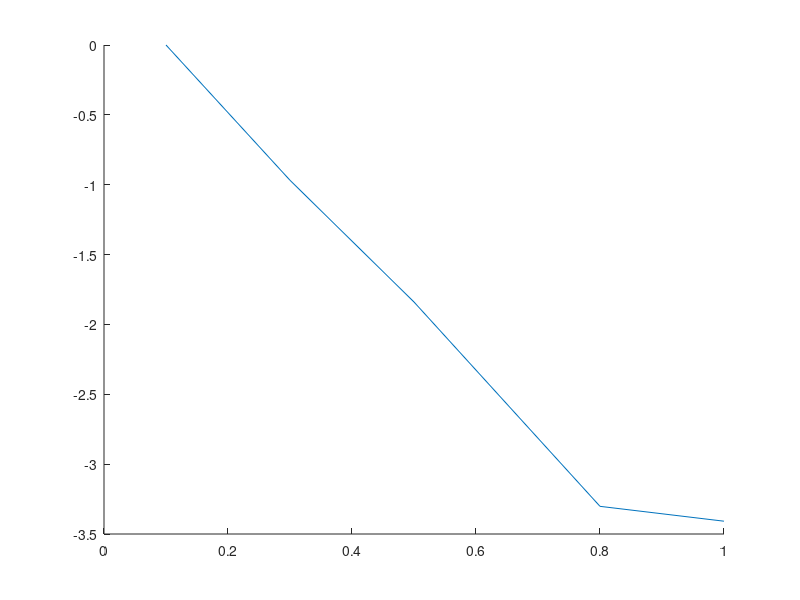

Here is the MATLAB script that generated this plot: (Note: this script raises an error after producing the figure.)
clc
clear
close all

% units
% rho_al, rho_pb = g/cm^3
% t_al, t_pb = s
% tau_0 = mu s
% x_al, x_pb = mm
% n_mess_al, n_korr_al, n1, n_mess_pb, n_korr_pb = 1/s
% d_betamax = mm
% n_gamma_max, n_ges, n_beta_max = 1/s
% mu_al, mu_pb = 1/cm
% mu_rho = cm^2/g
% d_half_pb = mm

% pre allocation
data = struct;

% pre definition
x_al = [0.1, 0.3, 0.5, 0.8, 1.0, 2.0, 3.0, 4.0, 8.0, 16.0]; % in mm
x_pb = [1.0, 2.0, 3.0, 4.0, 6.0, 8.0, 10.0, 15.0, 20.0, 30.0];  % in mm
t_al = ones(size(x_al));
t_pb = ones(size(x_pb));
t_al(:) = 60;    % in s
t_pb(:) = 120;  % in s
tau_0 = 230;    % in µs
y = log(1/50);
rho_al = 2.7;   % in g/cm^3
rho_pb = 11.34; % in g/cm^3

% insert their values here
N_al = [15520, 6120, 2596, 606, 545, 502, 490, 461, 423, 371];
N_pb = [1204, 977, 899, 877, 743, 580, 472, 312, 268, 142];

% 1a) n_mess & n_korr Aluminium
n_mess_al = zeros(size(N_al));
n_korr_al = zeros(size(N_al));
for N = 1:size(N_al, 2)
    n_mess_al(N) = N_al(N) / t_al(N);
    n_korr_al(N) = (N_al(N) / t_al(N)) / (1 - ((N_al(N) / t_al(N)) * tau_0 * 10^(-6)));
end

% ln(n_i/n_1) Aluminium
ln_nin1_al = zeros(size(N_al));
for N = 1:size(N_al, 2)
    ln_nin1_al(N) = log(n_korr_al(N) / n_korr_al(1));
end

n1 = n_korr_al(1);

% 1b) plot 
fig_al = figure(1);
hold on


% Regressionsgerade
x1 = x_al(1:5);
x2 = x_al(6:end);
y1 = ln_nin1_al(1:5);
y2 = ln_nin1_al(6:end);

p1 = polyfit(x1, y1, 1);
f1 = polyval(p1, x1);
p2 = polyfit(x2, y2, 1);
f2 = polyval(p2, x2);


al_1 = plot(x1, y1);
al_1.Marker = "o";
al_1.MarkerEdgeColor = "blue";
al_1.MarkerFaceColor = "blue";
al_1.LineStyle = "none";
al_1_reg = plot(x1, f1);
al_1_reg.Color = "blue";
al_2 = plot(x2, y2);
al_2.Marker = "o";
al_2.MarkerEdgeColor = "red";
al_2.MarkerFaceColor = "red";
al_2.LineStyle = "none";
al_2_reg = plot(x2, f2);
al_2_reg.Color = "red";

xlabel("x [mm]")
ylabel("ln(ni/n1)")
hold off

m1 = p1(1);     % in 1/mm
y0_1 = p1(2);
m2 = p2(1);     % in 1/mm
y0_2 = p2(2);

% 1c) Interpolation to find d_beta,max
d_betamax = (y - y0_1) / m1;

% 1d) mu/rho
mu_al = -m2 * 10;   % in 1/cm
mu_rho = mu_al/rho_al;  % in cm^2/g

% 2 Nachweiswahrscheinlichkeit
n_gamma_max = exp(y0_2) * n1;
n_ges = exp(y0_1) * n1;
n_beta_max = n_ges - n_gamma_max;

p_nachweis = n_gamma_max / n_beta_max;

data.x_al = x_al;
data.t_al = t_al;
data.N_al = N_al;
data.n_mess_al = n_mess_al;
data.n_korr_al = n_korr_al;
data.ln_nin1_al = ln_nin1_al;
data.n1_al = n1;
data.reg1_al = [m1, y0_1];
data.reg2_al = [m2, y0_2];
data.n_gamma_max_al = n_gamma_max;
data.n_beta_max_al = n_beta_max;
data.d_betamax_al = d_betamax;
data.Massenschwaechungskoeffizient_al = mu_rho;
data.Schwaechungskoeffizient_al = mu_al;
data.p_nachweis = p_nachweis;
data.tau_0 = tau_0;

% 3) Pb
% 3a) 
y = log(1/2);

n_mess_pb = zeros(size(N_pb));
n_korr_pb = zeros(size(N_pb));
for N = 1:size(N_pb, 2)
    n_mess_pb(N) = N_pb(N) / t_pb(N);
    n_korr_pb(N) = (N_pb(N) / t_pb(N)) / (1 - ((N_pb(N) / t_pb(N)) * tau_0 * 10^(-6)));
end

% ln(n_i/n_1) Aluminium
ln_nin1_pb = zeros(size(N_pb));
for N = 1:size(N_pb, 2)
    ln_nin1_pb(N) = log(n_mess_pb(N) / n_mess_pb(1));
end

n1 = n_mess_pb(1);

% plot 
fig_pb = figure(2);
hold on

p_pb = polyfit(x_pb, ln_nin1_pb, 1);
f_pb = polyval(p_pb, x_pb);


% Regressionsgerade
pb_plot = plot(x_pb, ln_nin1_pb);
pb_plot.Marker = "o";
pb_plot.MarkerEdgeColor = "blue";
pb_plot.MarkerFaceColor = "blue";
pb_plot.LineStyle = "none";

pb_plot_reg = plot(x_pb, f_pb);
pb_plot_reg.Color = "blue";

xlabel("x [mm]")
ylabel("ln(ni/n1)")

m1 = p_pb(1);     % in 1/mm
y0_1 = p_pb(2);

% 3 b) Halbwertsdicke
d_half_pb = (y - y0_1) / m1;

% 3c) Schwächungskoeffizient
mu_pb = -m1 * 10;     % in 1/cm
mu_rho = mu_pb/rho_pb;  % in cm^2/g

data.x_pb = x_pb;
data.t_pb = t_pb;
data.N_pb = N_pb;
data.n_mess_pb = n_mess_pb;
data.n_korr_pb = n_korr_pb;
data.ln_nin1_pb = ln_nin1_pb;
data.n1_pb = n1;
data.reg1_pb = [m1, y0_1];
data.d_half_pb = d_half_pb;
data.Massenschwaechungskoeffizient_pb = mu_rho;
data.Schwaechungskoeffizient_pb = mu_pb;


to_save = true;
if to_save
    prompt = ("Insert Filename: ");
    savename = input(prompt);
    save(strcat(char('G:\Meine Ablage\Master\Physik\Abgegebene Protokolle\Blockpraktikum SoSe 25\'), ...
                        char(savename), '.mat'), '-struct', 'data')
end
